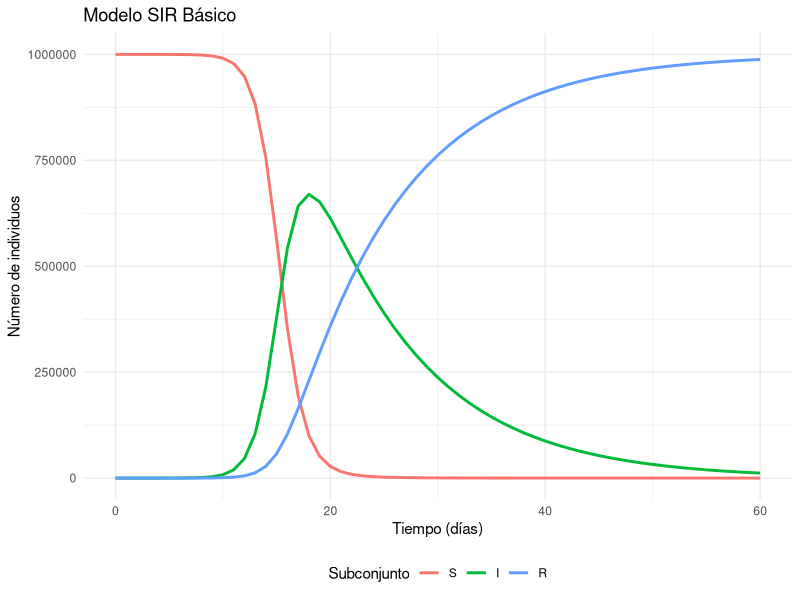
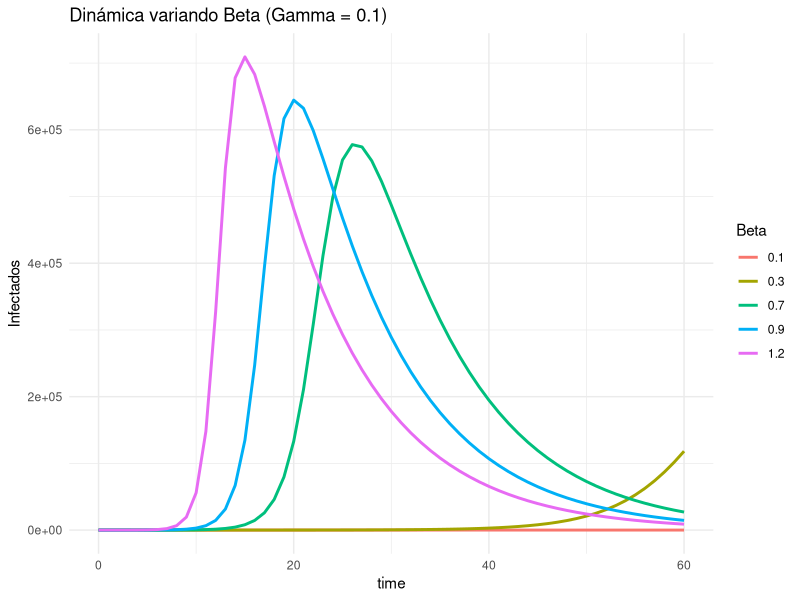
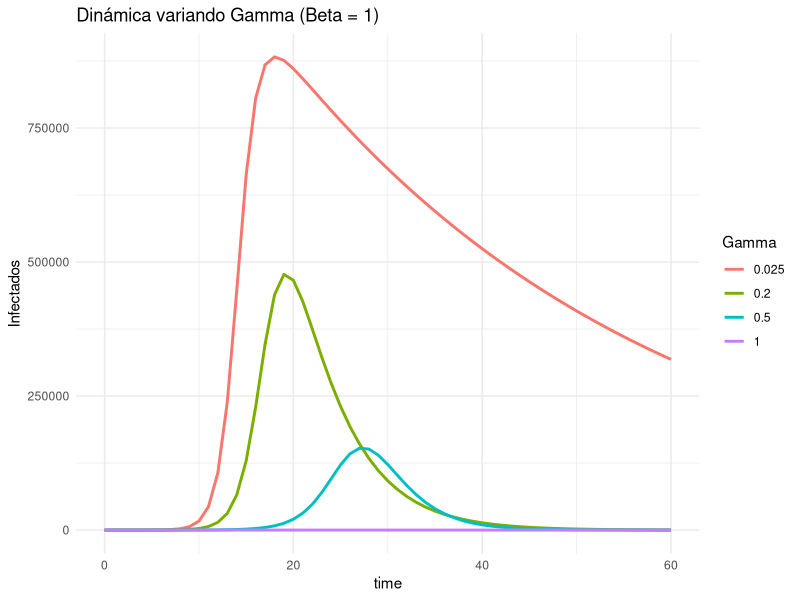

Source code (R) for these figures, in order:
## ---- chunk 1
knitr::opts_chunk$set(echo = TRUE, warning = FALSE, message = FALSE)
## ---- chunk 2
# PACKAGES:
library(deSolve)
library(reshape2)
library(ggplot2)

initial_state_values <- c(S = 999999, I = 1, R = 0)
parameters <- c(beta = 1, gamma = 0.1)
times <- seq(from = 0, to = 60, by = 1)   

sir_model <- function(time, state, parameters) {  
    with(as.list(c(state, parameters)), {
        N <- S+I+R 
        lambda <- beta * I/N
        dS <- -lambda * S                
        dI <- lambda * S - gamma * I   
        dR <- gamma * I                  
        return(list(c(dS, dI, dR))) 
    })
}

output <- as.data.frame(ode(y = initial_state_values, 
                            times = times, 
                            func = sir_model,
                            parms = parameters))
## ---- chunk 3

# Gráfico del modelo base
output_long <- melt(as.data.frame(output), id = "time")                  

ggplot(data = output_long, aes(x = time, y = value, colour = variable)) +  
  geom_line(linewidth = 1) +                                           
  xlab("Tiempo (días)")+                                         
  ylab("Número de individuos") +                                       
  labs(title = "Modelo SIR Básico", colour = "Subconjunto") +
  theme_minimal() +
  theme(legend.position = "bottom")

## ---- chunk 4
# Encontrar la fila con el valor máximo de infectados (I)
fila_max_I <- output[which.max(output$I), ]
dia_pico <- fila_max_I$time
max_infectados <- fila_max_I$I

cat("El pico de contagios ocurre en el día:", dia_pico, "\n")
cat("Número máximo de infectados:", round(max_infectados))
## ---- chunk 5
S_inicial <- initial_state_values["S"]
umbral_mitad <- S_inicial / 2

# Filtrar los tiempos donde S ya es menor o igual a la mitad
fila_mitad <- subset(output, S <= umbral_mitad)[1, ] # Tomamos el primer dato

cat("El número de susceptibles cae a la mitad aprox. en el día:", fila_mitad$time, "\n")
cat("Valor de S en ese día:", round(fila_mitad$S))
## ---- chunk 6
betas <- c(0.1, 0.3, 0.7, 0.9, 1.2)
gamma_fijo <- 0.1
resultados_p3 <- list()

for(b in betas){
  pars <- c(beta = b, gamma = gamma_fijo)
  out <- as.data.frame(ode(y=initial_state_values, times=times, func=sir_model, parms=pars))
  out$beta <- as.factor(b)
  resultados_p3[[length(resultados_p3)+1]] <- out
}

data_p3 <- do.call(rbind, resultados_p3)

ggplot(data_p3, aes(x=time, y=I, color=beta)) +
  geom_line(size=1) +
  labs(title = "Dinámica variando Beta (Gamma = 0.1)", 
       y = "Infectados", color = "Beta") +
  theme_minimal()
## ---- chunk 7
beta_fijo <- 1
gammas <- c(0.025, 0.2, 0.5, 1)
resultados_p4 <- list()

for(g in gammas){
  pars <- c(beta = beta_fijo, gamma = g)
  out <- as.data.frame(ode(y=initial_state_values, times=times, func=sir_model, parms=pars))
  out$gamma <- as.factor(g)
  resultados_p4[[length(resultados_p4)+1]] <- out
}

data_p4 <- do.call(rbind, resultados_p4)

ggplot(data_p4, aes(x=time, y=I, color=gamma)) +
  geom_line(size=1) +
  labs(title = "Dinámica variando Gamma (Beta = 1)", 
       y = "Infectados", color = "Gamma") +
  theme_minimal()
